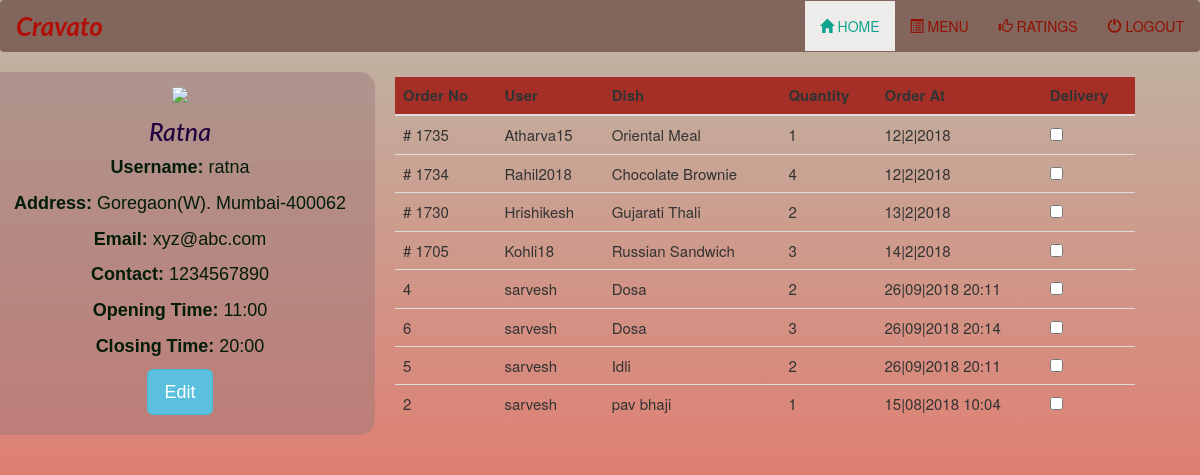
Screenshot of /restaurant/mainpage/ (signed in) with the database file from the repository.
### foodapp/models.py (models this page shows, shortened)
class RestaurantProfileInfo(models.Model):
    user=models.OneToOneField(User,related_name='restaurant_profile',on_delete=models.CASCADE)
    restaurant_name=models.CharField(max_length=64,blank=True)
    restaurant_mobile=models.CharField(max_length=20)
    restaurant_address=models.CharField(max_length=512,blank=True)
    restaurant_pincode=models.IntegerField()
    restaurant_starttime=models.TimeField(null=True)
    restaurant_endtime=models.TimeField(null=True)
    restaurant_avgrating=models.DecimalField(default=0,decimal_places=1,max_digits=2)
    restaurant_noofrating=models.IntegerField(default=0)
    restaurant_nooforder=models.IntegerField(default=0)
    restaurant_noofmenu=models.IntegerField(default=0)

class Order(models.Model):
    order_user=models.ForeignKey(UserProfileInfo,related_name='order',on_delete=models.CASCADE)
    order_dish=models.ForeignKey(RestaurantMenu,related_name='order')
    quantity=models.IntegerField()
    order_at=models.DateTimeField(auto_now_add=True)
    delivered=models.BooleanField(default=False)

class UserProfileInfo(models.Model):
    user=models.OneToOneField(User,related_name='profile',on_delete=models.CASCADE)
    name=models.CharField(max_length=256)
    mobile=models.CharField(max_length=20)
    address=models.CharField(max_length=512)
    pincode=models.CharField(max_length=20)

class RestaurantMenu(models.Model):
    restaurant=models.ForeignKey(RestaurantProfileInfo,related_name='restaurant_menu',on_delete=models.CASCADE)
    dish=models.CharField(max_length=32)
    dish_description=models.CharField(max_length=256)
    dish_price=models.IntegerField()
    category=models.CharField(max_length=16)
    availability=models.BooleanField(default=True)
    speciality=models.BooleanField(default=False)

### foodapp/views.py (the view)
# urls.py: url(r'^restaurant/mainpage/$',views.mainpage_restaurant,name='mainpage_restaurant'),
def mainpage_restaurant(request):
    if request.user.is_authenticated:
        user=User.objects.filter(username=request.user.username).first()
        restaurant=user.restaurant_profile
        orders=Order.objects.filter(order_dish__restaurant=restaurant,delivered=False)
        return render(request,'restprofile.html',{'restaurant':restaurant,'user':user,'orders':orders})
    else:
        return HttpResponseRedirect(reverse('login_restaurant'))

### foodapp/templates/restprofile.html (shortened to what this page needs)
<!DOCTYPE html>
{%load staticfiles%}
<html lang="en">
<head>
  <link rel="stylesheet" href="https://maxcdn.bootstrapcdn.com/bootstrap/3.3.7/css/bootstrap.min.css">
  <link rel="stylesheet" type="text/css" href="{%static 'css/restprof.css'%}">
</head>
<body>
<nav class="navbar">
  <div class="container-fluid">
    <div class="navbar-header">
      <a class="navbar-brand" href="#"><em><strong>Cravato</strong></em></a>
    </div>
    <ul class="nav navbar-nav navbar-right">
      <li class="active"><a href="{% url 'mainpage_restaurant'%}"><span class="glyphicon glyphicon-home"></span> Home </a></li>
      <li><a href="{% url 'menu_restaurant'%}"><span class="glyphicon glyphicon-list-alt"></span> Menu </a></li>
      <li><a href="{%url 'rating_restaurant'%}"><span class="glyphicon glyphicon-thumbs-up"></span> Ratings </a></li>
      <li><a href="{% url 'logout_restaurant'%}"><span class="glyphicon glyphicon-off"></span> Logout </a></li>
    </ul>
  </div>
</nav>
<div class="fluid-container">
      <div class="container">
        <div class="row">
          <div class="resto-sidebar col-xl-3 col-lg-4 mb-md-5 rounded">
            <div class="resto-profile">
              <img src="https://static.thenounproject.com/png/76795-200.png">
              <h5><span id="sname">{{restaurant.restaurant_name}}</span></h5>
              <p><strong>Username:</strong> <span>{{user.username}}</span></p>
              <p><strong>Address:</strong> <span id="saddress">{{restaurant.restaurant_address}}</span>. Mumbai-<span id="spincode">{{restaurant.restaurant_pincode}}</span></p>
              <p><strong>Email:</strong> <span>{{user.email}}</span></p>
              <p><strong>Contact:</strong> <span id="scontact">{{restaurant.restaurant_mobile}}</span></p>
              <p><strong>Opening Time:</strong> <span id="sstarttime">{{restaurant.restaurant_starttime|time:'H:i'}}</span></p>
              <p><strong>Closing Time:</strong> <span id="sendtime">{{restaurant.restaurant_endtime|time:'H:i'}}</span></p>
              <p><button type="submit" class="btn btn-info btn-lg" data-toggle="modal" data-target="#editprofileModal">Edit</button></p>
            </div>
          </div>
          <div class="col-lg-8 col-xl-9 pl-lg-3">
          	<div class="table-responsive resto-order">
	            <table class="table">
	              <thead>
	                <tr>
	                  <th>Order No</th>
	                  <th>User</th>
	                  <th>Dish</th>
	                  <th>Quantity</th>
                    <th>Order At</th>
	                  <th>Delivery</th>
	                </tr>
	              </thead>
	              <tbody>
	                <tr>
	                  <td># 1735</td>
	                  <td>Atharva15</td>
	                  <td>Oriental Meal</td>
	                  <td>1</td>
                    <td>12|2|2018</td>
	                  <td><input type="checkbox" value=""></td>
	                </tr>
	                <tr>
	                  <td># 1734</td>
	                  <td>Rahil2018</td>
	                  <td>Chocolate Brownie</td>
	                  <td>4</td>
                    <td>12|2|2018</td>
	                  <td><input type="checkbox" value=""></td>
	                </tr>
	                <tr>
	                  <td># 1730</td>
	                  <td>Hrishikesh</td>
	                  <td>Gujarati Thali</td>
	                  <td>2</td>
                    <td>13|2|2018</td>
	                  <td><input type="checkbox" value=""></td>
	                </tr>
	                <tr>
	                  <td># 1705</td>
	                  <td>Kohli18</td>
	                  <td>Russian Sandwich</td>
	                  <td>3</td>
                    <td>14|2|2018</td>
	                  <td><input type="checkbox" value=""></td>
	                </tr>
                  {%for order in orders%}
                    <tr id={{order.id}}>
  	                  <td>{{order.id}}</td>
  	                  <td>{{order.order_user.user.username}}</td>
  	                  <td>{{order.order_dish.dish}}</td>
  	                  <td>{{order.quantity}}</td>
                      <td>{{order.order_at|date:'d|m|Y H:i'}}</td>
  	                  <td><input type="checkbox" class="check" id="check{{order.id}}"></td>
  	                </tr>
                  {%endfor%}
	              </tbody>
	            </table>
          </div>
          </div>
        </div>
      </div>
</div>
</body>
</html>

### foodapp/static/css/restprof.css (style rules this page uses)
body { background: linear-gradient(#bcb7a6,#f7594f) center no-repeat fixed; }
.navbar { background-color: rgba(58, 8, 8, 0.45); color: rgb(109, 11, 4); }
.navbar-brand em { color:#b20e05; text-decoration:none; font-family:'Lato'; font-size:26px; }
.navbar ul li a { color: rgb(145, 17, 2); text-transform: uppercase; }
.navbar ul li.active > a { background-color: #edecea; color: #11a38f; }
table { font-size: 15px; }
thead { background:#a52f27; padding: 2px; }
.resto-sidebar { font-family: sans-serif; color:#021c07; border:5px none; padding: 10px; border-radius: 15px; background: rgba(153, 117, 122, 0.45); min-height: 300px; min-width: 350px; text-align: center; max-width:100vh; max-height:100vh; margin-left: -30px; font-size: 18px; font-weight: lighter; }
.resto-profile h5 { color: rgb(30, 0, 61); font-size: 25px; font-family: 'Lato'; font-style: italic; }
.resto-order { padding: 5px; }

### rows the page displays
RestaurantProfileInfo: restaurant_name "Ratna", restaurant_address "Goregaon(W)", restaurant_pincode "400062", restaurant_mobile "1234567890", restaurant_starttime "11:00", restaurant_endtime "20:00"
Order: id "4", order_user.user.username "sarvesh", order_dish.dish "Dosa", quantity "2", order_at|m "26|09|2018 20:11"
Order: id "6", order_user.user.username "sarvesh", order_dish.dish "Dosa", quantity "3", order_at|m "26|09|2018 20:14"
Order: id "5", order_user.user.username "sarvesh", order_dish.dish "Idli", quantity "2", order_at|m "26|09|2018 20:11"
Order: id "2", order_user.user.username "sarvesh", order_dish.dish "pav bhaji", quantity "1", order_at|m "15|08|2018 10:04"

### other values shown
{{ user.username }} "ratna"
{{ user.email }} "xyz@abc.com"
